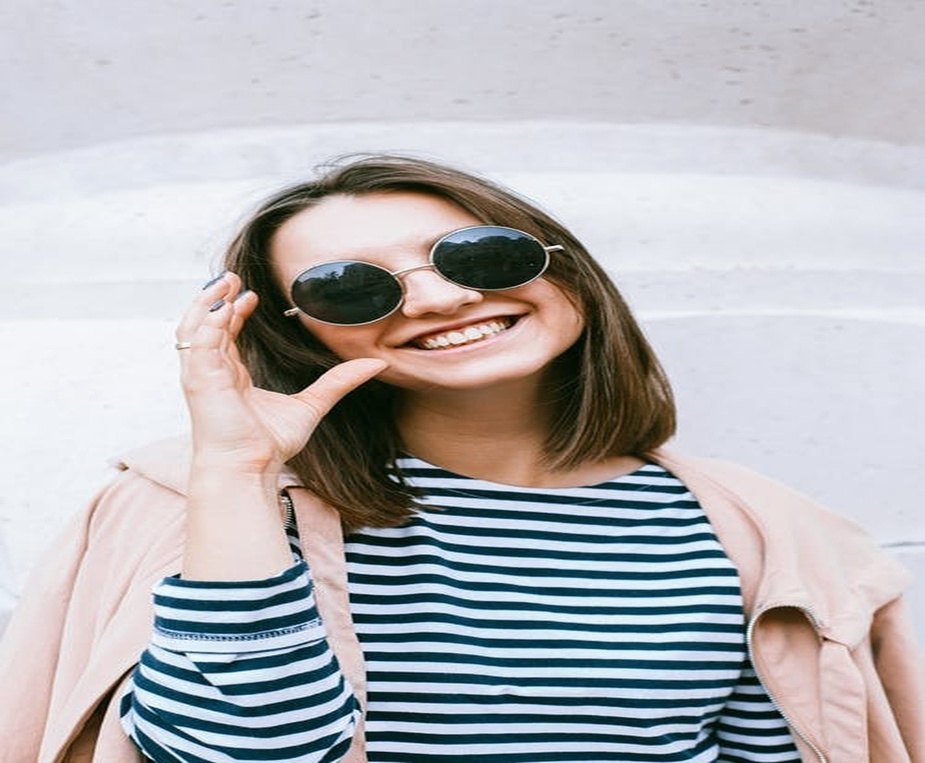
#> input picture OpenCV2/images/1.jpeg, 925 x 763 px, shrunk from 1152 x 951 before the run
$ python Corner_Detection_with_Shi-Tomasi_coner_method.py
#> lines starting #> are read from the running program, lines starting #| are printed output that depends on the picture; after the words box and inside, x2 and y2 are one past the last pixel; in counts of white or black regions, pixels touching at a corner belong together
"""
    Corner Detection with Shi-Tomasi Coner Detection method
"""

# Python progran to illustrate
# corner detection with
# Shi-Tomasi detection  method

# organizing imports
import cv2
import numpy as np
import matplotlib.pyplot as plt

# path to input image specified and
# image is loaded with imread command
img = cv2.imread("../images/1.jpeg")
#> img is the input picture: shape (763, 925, 3); mean B, G, R 183.8, 180, 180.6

# convert image to grayscale
gray = cv2.cvtColor(img, cv2.COLOR_BGR2GRAY)
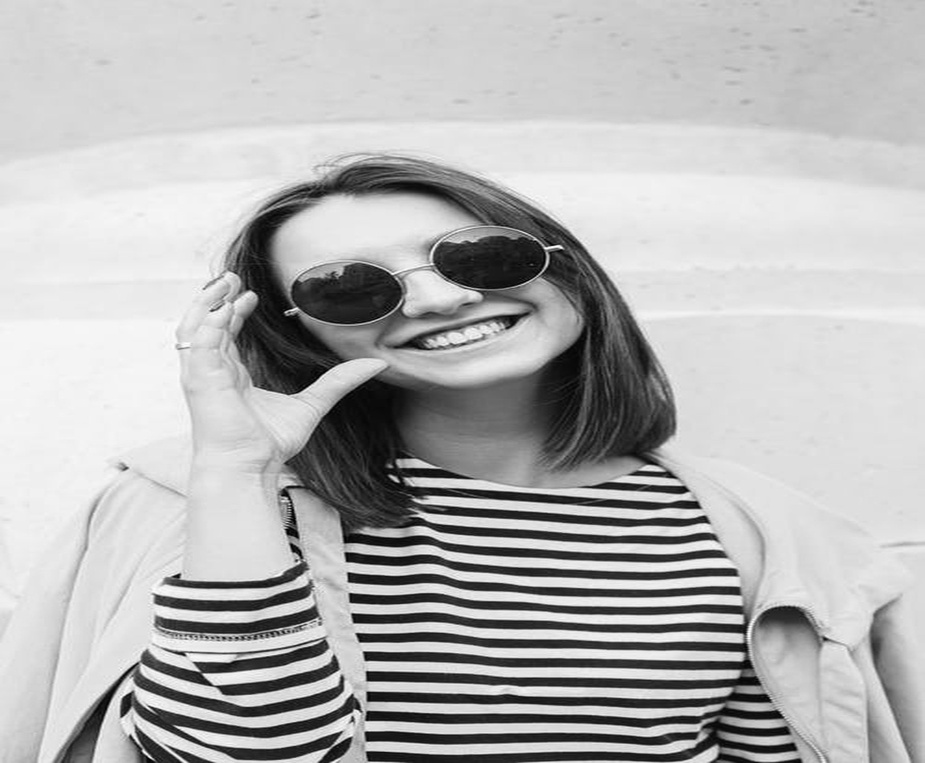
#> gray: shape (763, 925); min 1, max 254, mean 180.7

# Shi-Tomasi corner detection function
# we are detecting only 100 best corner here
# you can change the number to get desired result
corner = cv2.goodFeaturesToTrack(gray, 100, 0.01, 10)
#> corner = 100 rows, first 8: [130, 735], [352, 614], [363, 652], [185, 655], [203, 674], [348, 573], [121, 716], [352, 716]

# convert corner value to integer
# so that we will be able to draw circles on them
corner = np.int0(corner)

# draw red color circles on all corners
for i in corner:
    x, y = i.ravel()
    cv2.circle(img, (x, y), 3, (255, 0, 0), -1)
#> this loop made 100 passes
#> (x, y) on passes 1 to 12: (130, 735), (352, 614), (363, 652), (185, 655), (203, 674), (348, 573), (121, 716), (352, 716), (357, 634), (352, 694), (180, 574), (367, 692)
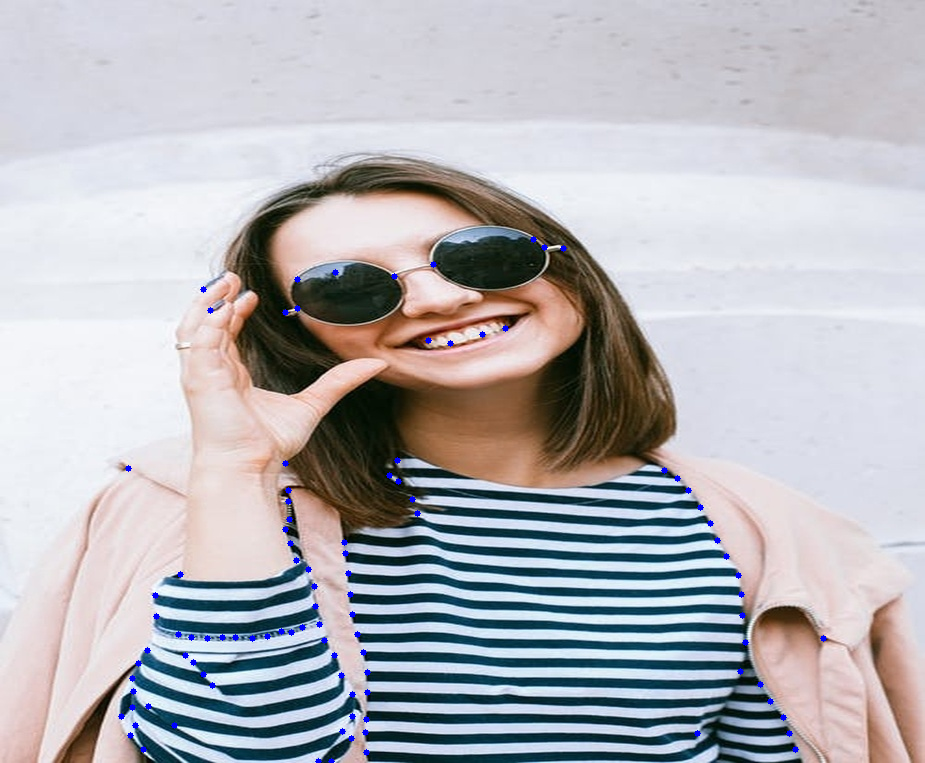
#> img: shape (763, 925, 3); 0.41% of pixels changed, all inside (x1, y1, x2, y2) = (118, 236, 827, 763)

# resulting image
plt.imshow(img)
plt.show()

# de-allocate any associated memory usage
if cv2.waitKey(0) & 0xff == 27:
#> (key Esc is pressed here)
    cv2.destroyAllWindows()

$ run again, with OpenCV2/images/2.jpeg copied over OpenCV2/images/1.jpeg
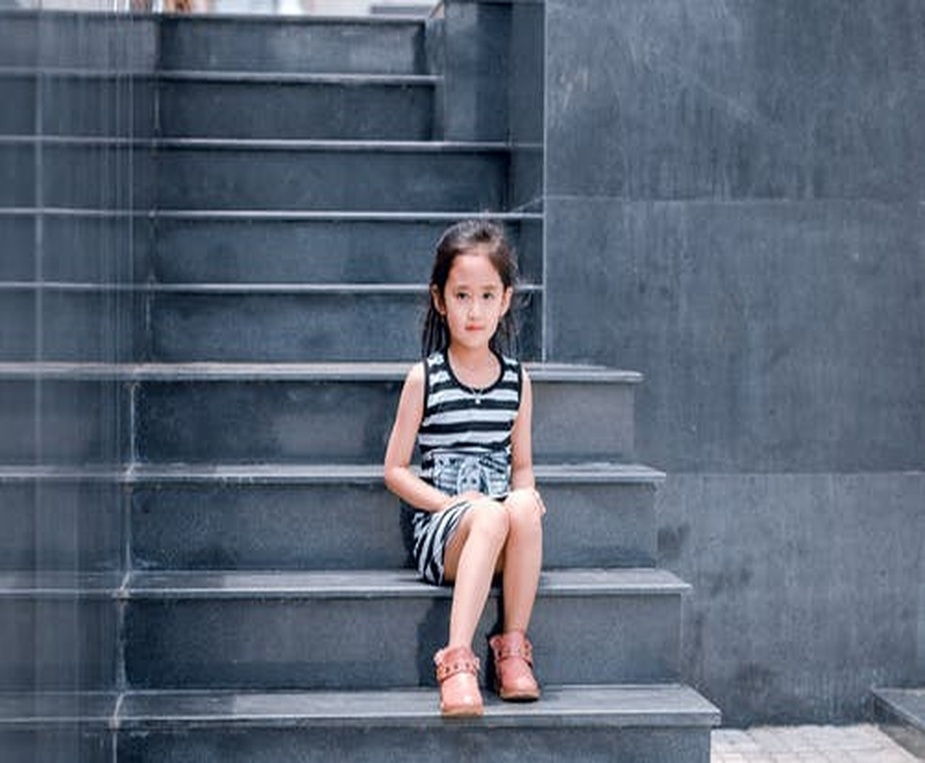
#> input picture OpenCV2/images/2.jpeg, 925 x 763 px, shrunk from 1152 x 951 before the run
#> img is the input picture: shape (763, 925, 3); mean B, G, R 116.7, 100.4, 89.8
#> `gray = cv2.cvtColor(img, cv2.COLOR_BGR2GRAY)`:
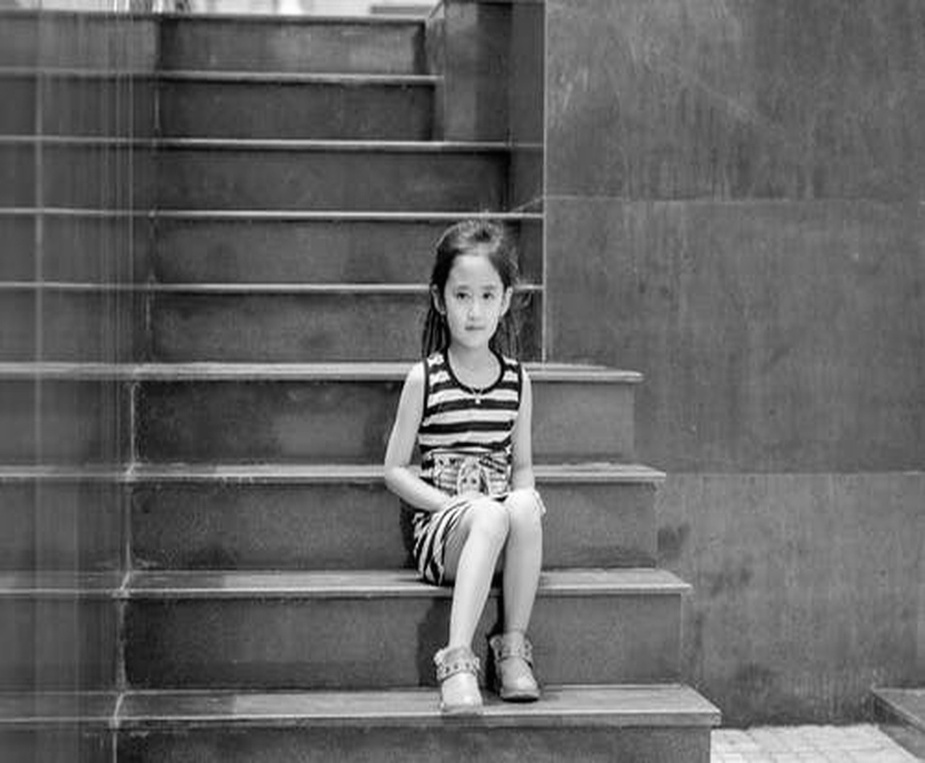
#> gray: shape (763, 925); min 0, max 255, mean 99.1
#> corner = 100 rows, first 8: [428, 406], [422, 514], [516, 399], [481, 400], [509, 452], [417, 537], [509, 466], [431, 384]
#> the loop `for i in corner:` made 100 passes
#> after the loop `for i in corner:`:
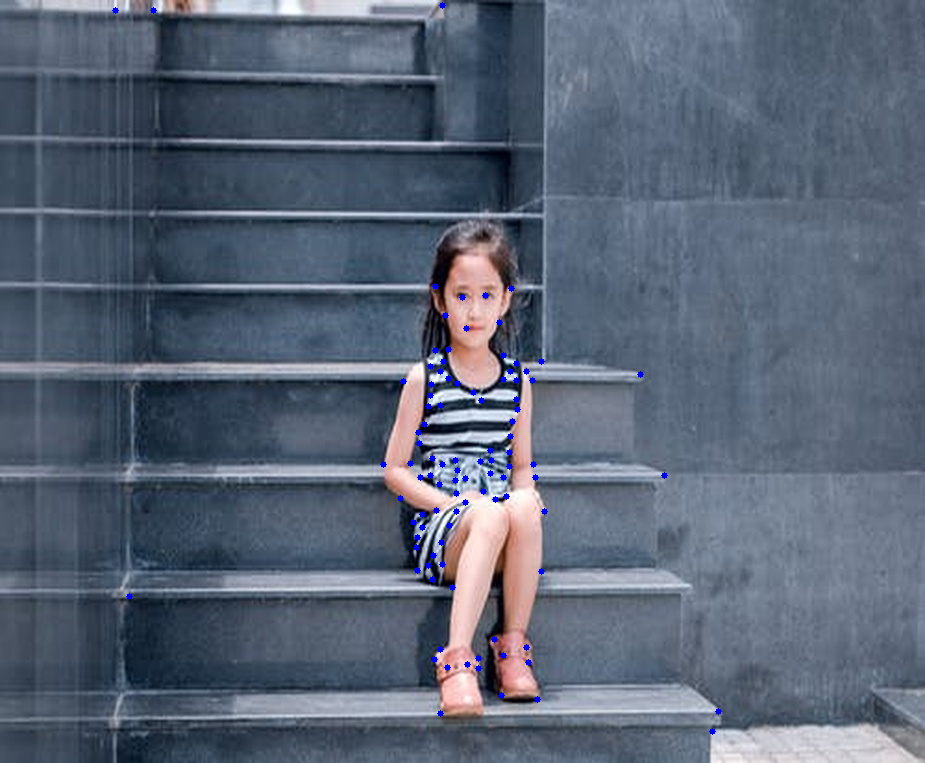
#> img: shape (763, 925, 3); 0.41% of pixels changed, all inside (x1, y1, x2, y2) = (112, 2, 722, 735)

$ run again, with OpenCV2/images/3.jpeg copied over OpenCV2/images/1.jpeg
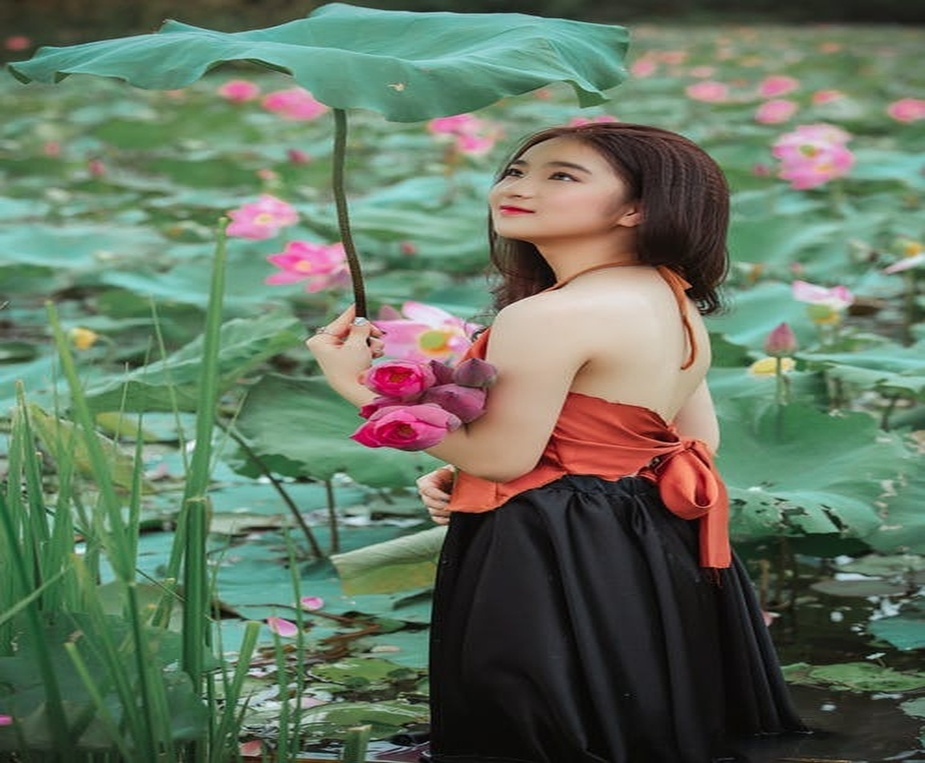
#> input picture OpenCV2/images/3.jpeg, 925 x 763 px, shrunk from 1152 x 951 before the run
#> img is the input picture: shape (763, 925, 3); mean B, G, R 96.8, 116, 100.4
#> `gray = cv2.cvtColor(img, cv2.COLOR_BGR2GRAY)`:
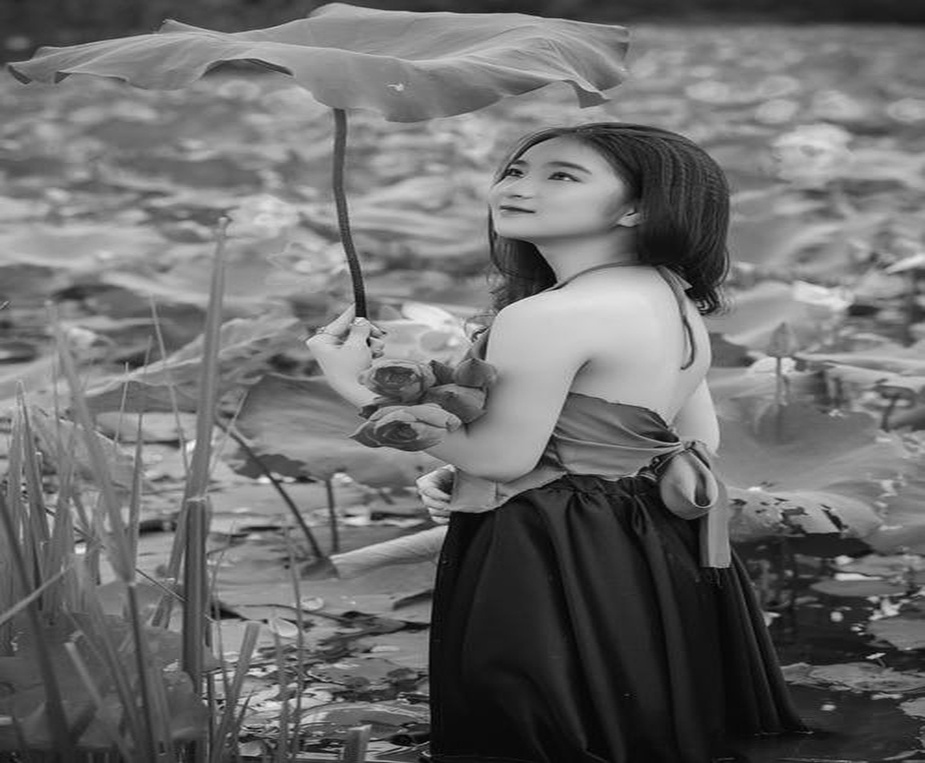
#> gray: shape (763, 925); min 0, max 249, mean 109.1
#> corner = 100 rows, first 8: [369, 345], [691, 286], [422, 752], [446, 526], [224, 701], [860, 629], [678, 440], [781, 513]
#> the loop `for i in corner:` made 100 passes
#> after the loop `for i in corner:`:
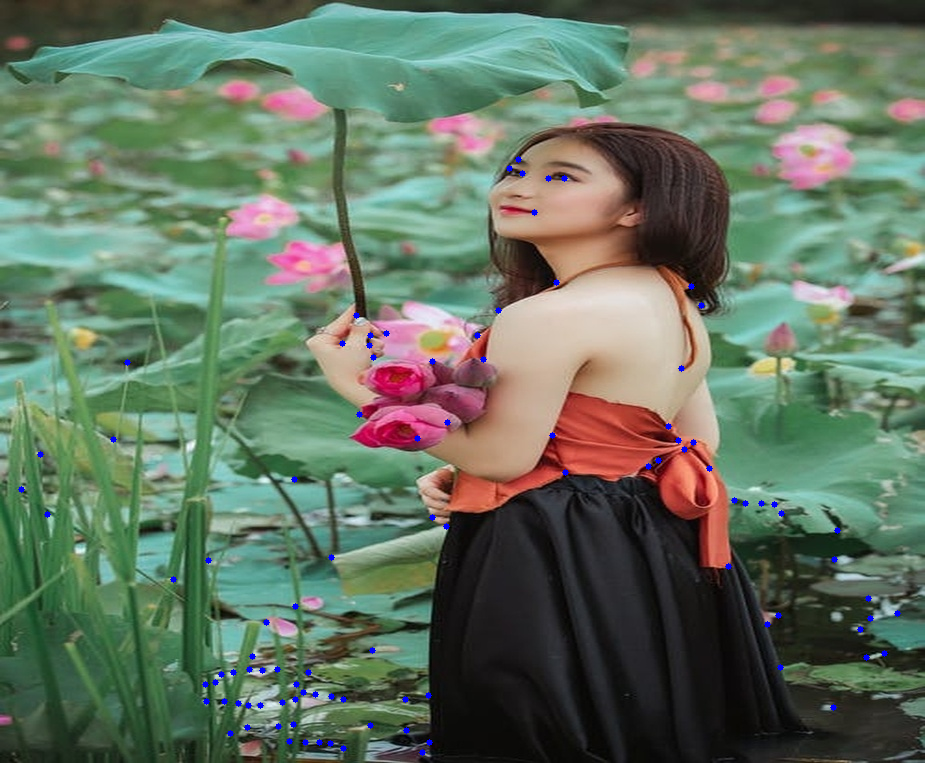
#> img: shape (763, 925, 3); 0.41% of pixels changed, all inside (x1, y1, x2, y2) = (18, 156, 901, 756)
